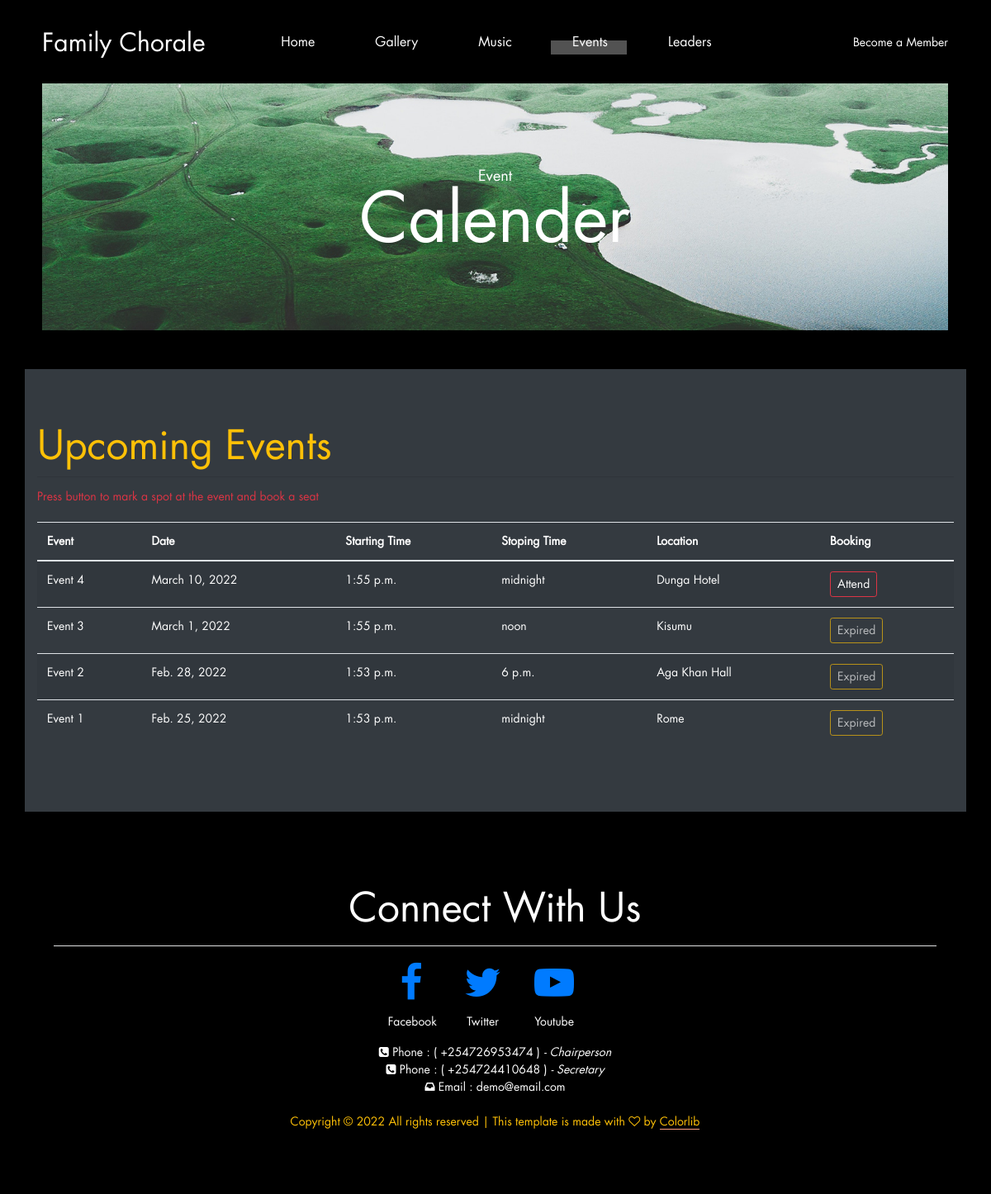
Screenshot of /family-chorale/events/ with the database file from the repository.
### family_chorale/models.py (models this page shows, shortened)
class Event(models.Model):
    title = models.CharField(max_length=200,unique=True)
    poster = models.ImageField(
        upload_to='posters/', default='posters/default.jpeg',validators=[validate_pic_size])
    description = models.TextField()
    date = models.DateField()
    start_time = models.TimeField(null=True)
    stop_time = models.TimeField(null=True)
    location = models.CharField(max_length=200, default='Kisumu')
    @property
    def expired(self):
        if self.date and dt.today() > self.date:
            return True
        return False
    class Meta:
        ordering = ['-date']

### family_chorale/views.py (the view)
# urls.py: path('events/',views.EventListView.as_view(),name='events'),
class EventListView(generic.ListView):
    model = Event

### family_chorale/templates/family_chorale/event_list.html (shortened to what this page needs)
{%extends 'base.html'%}
{%load static%}
{%block link%}
<link rel="stylesheet" type="text/css" href="{%static 'styles/about.css'%}">
<link rel="stylesheet" type="text/css" href="{%static 'styles/about_responsive.css'%}">
{%endblock%}
{%block header%}
        <header class="header">
            <div class="header_content d-flex flex-row align-items-center justify-content-center">
                <div class="logo"><a href="#">Family Chorale</a></div>
                <div class="log_reg">
                    <ul class="d-flex flex-row align-items-start justify-content-start">
                        <li><a href="{%url 'member-add'%}">Become a Member</a></li>
                    </ul>
                </div>
                <nav class="main_nav">
                    <ul class="d-flex flex-row align-items-start justify-content-start">
                        <li><a href="{%url 'index'%}">Home</a></li>
                        <li><a href="{%url 'gallery'%}">Gallery</a></li>
                        <li><a href="{%url 'music'%}">Music</a></li>
                        <li  class="active"><a href="{%url 'events'%}">Events</a></li>
                        <li><a href="{%url 'leaders'%}">Leaders</a></li>
                    </ul>
                </nav>
            </div>
        </header>
        {%endblock%}
{%block home%}
<div class="home">
    <div class="home_inner">
        <div class="parallax_background parallax-window" data-parallax="scroll"
            data-image-src="{%static 'images/elements.jpg'%}" data-speed="0.8"></div>
        <div class="home_container">
            <div class="home_content text-center">
                <div class="home_subtitle">Event</div>
                <div class="home_title">Calender</div>
            </div>
        </div>
    </div>
</div>
{%endblock%}
{%block main%}
<br>
<br>
<br>
{%if event_list%}
<div class="container">
    <div class="jumbotron jumbotron-fluid bg-dark">
        <div class="container">
            <h1 class="display-5 text-warning">Upcoming Events</h1>
            <hr class="my-2">
            <p class="text-danger">Press button to mark a spot at the event and book a seat</p>
            <p class="lead">
            <table class="table table-striped table-inverse table-responsive-sm">
                <thead class="thead-inverse">
                    <tr>
                        <th>Event</th>
                        <th>Date</th>
                        <th>Starting Time</th>
                        <th>Stoping Time</th>
                        <th>Location</th>
                        <th>Booking</th>
                    </tr>
                </thead>
                <tbody>
                    {%for event in event_list%}
                    <tr>
                        <td scope="row">{{event.title}}</td>
                        <td>{{event.date}}</td>
                        <td>{{event.start_time}}</td>
                        <td>{{event.stop_time}}</td>
                        <td>{{event.location}}</td>
                        <td>{%if event.expired%}<a type="button" data-toggle="modal" data-target="#ev{{event.pk}}"
                                class="btn btn-warning btn-outline-danger btn-sm disabled">Expired</a>
                            {%else%}
                            <a type="button" data-toggle="modal" data-target="#ev{{event.pk}}"
                                class="btn btn-warning btn-outline-danger btn-sm">Attend</a>
                            {%endif%}
                        </td>
                    </tr>
                    {%endfor%}
                </tbody>
            </table>
            </p>
        </div>
    </div>
</div>
{%endif%}
{%endblock%}

### family_chorale/static/styles/about.css (style rules this page uses)
* { margin: 0; padding: 0; -webkit-font-smoothing: antialiased; -webkit-text-shadow: rgba(0,0,0,.01) 0 0 1px; text-shadow: rgba(0,0,0,.01) 0 0 1px; }
body { font-family: 'Futura', sans-serif; font-size: 14px; font-weight: 400; background: #000000; color: #FFFFFF; }
div { display: block; position: relative; -webkit-box-sizing: border-box; -moz-box-sizing: border-box; box-sizing: border-box; }
ul { list-style: none; margin-bottom: 0px; }
p { font-family: 'Futura', sans-serif; font-size: 14px; line-height: 2.18; font-weight: 400; color: #FFFFFF; -webkit-font-smoothing: antialiased; -webkit-text-shadow: rgba(0,0,0,.01) 0 0 1px; text-shadow: rgba(0,0,0,.01) 0 0 1px; }
a { -webkit-transition: all 200ms ease; -moz-transition: all 200ms ease; -ms-transition: all 200ms ease; -o-transition: all 200ms ease; transition: all 200ms ease; }
a, a:hover, a:visited, a:active, a:link { text-decoration: none; -webkit-font-smoothing: antialiased; -webkit-text-shadow: rgba(0,0,0,.01) 0 0 1px; text-shadow: rgba(0,0,0,.01) 0 0 1px; }
h1 { font-size: 48px; }
h1, h2, h3, h4, h5, h6 { font-family: 'Futura', sans-serif; -webkit-font-smoothing: antialiased; -webkit-text-shadow: rgba(0,0,0,.01) 0 0 1px; text-shadow: rgba(0,0,0,.01) 0 0 1px; line-height: 1.2; }
.parallax-window { min-height: 400px; background: transparent; }
.parallax_background { position: absolute; top: 0; left: 0; width: 100%; height: 100%; }
.header { position: fixed; left: 0; top: 0; width: 100%; background: #000000; z-index: 100; -webkit-transition: all 400ms ease; -moz-transition: all 400ms ease; -ms-transition: all 400ms ease; -o-transition: all 400ms ease; transition: all 400ms ease; }
.header_content { width: 100%; height: 101px; padding-left: 51px; padding-right: 52px; -webkit-transition: all 400ms ease; -moz-transition: all 400ms ease; -ms-transition: all 400ms ease; -o-transition: all 400ms ease; transition: all 400ms ease; }
.logo { position: absolute; top: 50%; -webkit-transform: translateY(-50%); -moz-transform: translateY(-50%); -ms-transform: translateY(-50%); -o-transform: translateY(-50%); transform: translateY(-50%); left: 51px; }
.logo a { font-family: 'Futura', sans-serif; font-size: 30px; color: #FFFFFF; }
.log_reg { position: absolute; top: 50%; -webkit-transform: translateY(-50%); -moz-transform: translateY(-50%); -ms-transform: translateY(-50%); -o-transform: translateY(-50%); transform: translateY(-50%); right: 52px; }
.log_reg ul li { position: relative; }
.log_reg ul li a { font-size: 14px; color: #FFFFFF; }
.main_nav ul li:not(:last-child) { margin-right: 24px; }
.main_nav ul li { position: relative; }
.main_nav ul li a { position: relative; font-size: 16px; color: #FFFFFF; padding-left: 26px; padding-right: 23px; z-index: 1; }
.main_nav ul li a::after { display: block; position: absolute; left: 0; bottom: -20px; width: 100%; height: 17px; background: #525252; content: ''; z-index: -1; visibility: hidden; opacity: 0; -webkit-transition: all 400ms ease; -moz-transition: all 400ms ease; -ms-transition: all 400ms ease; -o-transition: all 400ms ease; transition: all 400ms ease; }
.main_nav ul li.active a::after, .main_nav ul li a:hover::after { bottom: -5px; visibility: visible; opacity: 1; }
.home { width: 100%; height: 384px; padding-left: 51px; padding-right: 52px; }
.home_inner { width: 100%; height: 100%; }
.home_container { position: absolute; left: 50%; -webkit-transform: translateX(-50%); -moz-transform: translateX(-50%); -ms-transform: translateX(-50%); -o-transform: translateX(-50%); transform: translateX(-50%); bottom: 89px; }
.home_subtitle { font-size: 18px; line-height: 0.75; }
.home_title { font-size: 82px; line-height: 0.75; margin-top: 14px; }

### rows the page displays
Event: title "Event 4", date "March 10, 2022", start_time "1:55 p.m.", stop_time "midnight", location "Dunga Hotel"
Event: title "Event 3", date "March 1, 2022", start_time "1:55 p.m.", stop_time "noon", location "Kisumu"
Event: title "Event 2", date "Feb. 28, 2022", start_time "1:53 p.m.", stop_time "6 p.m.", location "Aga Khan Hall"
Event: title "Event 1", date "Feb. 25, 2022", start_time "1:53 p.m.", stop_time "midnight", location "Rome"
